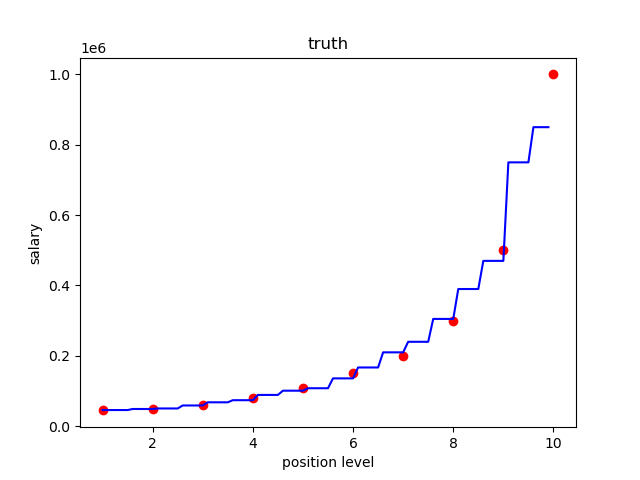

Reproduce this figure in Python.
import numpy as np
import matplotlib.pyplot as plt
import pandas as pd
from sklearn.ensemble import RandomForestRegressor

# importing dataset
dataset = pd.read_csv('Position_Salaries.csv')
x = dataset.iloc[:, 1:-1].values
y = dataset.iloc[:,-1].values
y = y.reshape(len(y),1)
print("independant data:")
print(x)
print("dependant data:")
print(y)

# Training the Random Forest Regression model on whole dataset
regressor = RandomForestRegressor(n_estimators = 10, random_state = 0)
regressor.fit(x,y.ravel())

# Predecting the new results
print(regressor.predict([[6.5]]))

# Visualizing the Random Forest Regression results
x_grid = np.arange(min(x), max(x), 0.1)
x_grid = x_grid.reshape((len(x_grid), 1))
plt.scatter(x,y, color='red')
plt.plot(x_grid, regressor.predict(x_grid),color='blue')
plt.title('truth')
plt.xlabel('position level')
plt.ylabel('salary')
plt.show()
